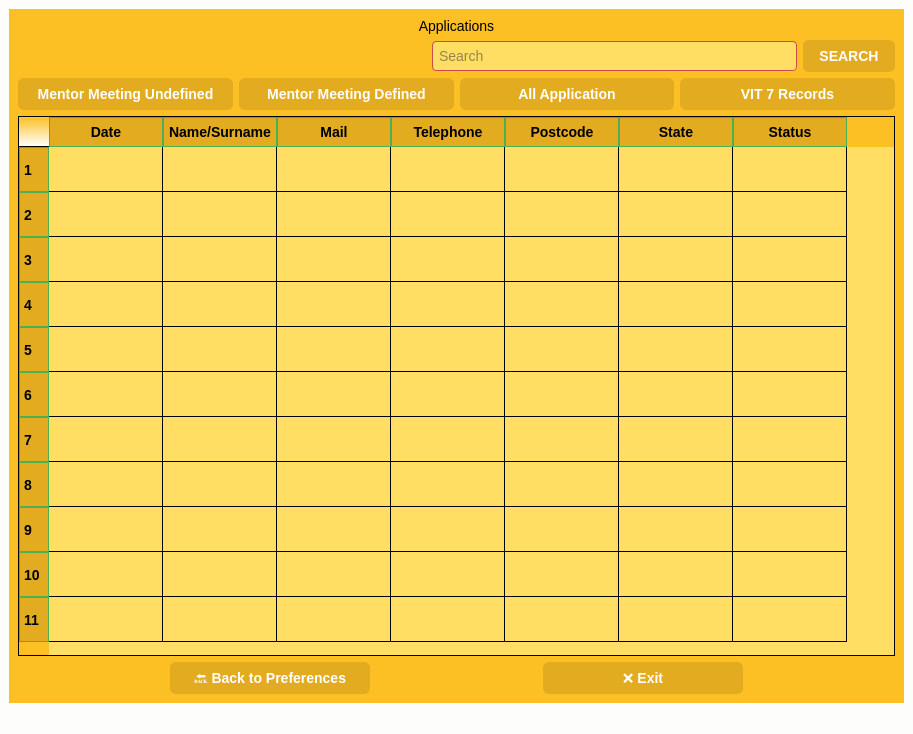
<?xml version="1.0" encoding="UTF-8"?>
<ui version="4.0">
 <class>MainWindow</class>
 <widget class="QMainWindow" name="MainWindow">
  <property name="geometry">
   <rect>
    <x>0</x>
    <y>0</y>
    <width>913</width>
    <height>734</height>
   </rect>
  </property>
  <property name="windowTitle">
   <string>MainWindow</string>
  </property>
  <property name="styleSheet">
   <string notr="true">/* Genel pencere rengi */
QWidget {
    background-color: #fdfdfb;     /* kırık beyaz */
    color: #2b2b2b;                /* koyu gri yazı */
    font-family: &quot;Segoe UI&quot;, sans-serif;
    font-size: 14px;
}

/* Buton */
QPushButton {
    background-color: #e53935;     /* canlı kırmızı */
    border: none;
    padding: 6px 12px;
    border-radius: 6px;
    color: white;
}

QPushButton:hover {
    background-color: #b71c1c;     /* koyu kırmızı */
}

/* Line Edit (giriş kutuları) */
QLineEdit {
    border: 1px solid #cc4c4c;
    border-radius: 4px;
    padding: 4px;
    background-color: #ffffff;
}

/* Etiketler */
QLabel {
    color: #2b2b2b;
}

/* ComboBox */
QComboBox {
    border: 1px solid #cc4c4c;
    border-radius: 4px;
    padding: 4px;
    background-color: #ffffff;
    color: #2b2b2b;
}

/* Aşağı açılır buton */
QComboBox::drop-down {
    subcontrol-origin: padding;
    subcontrol-position: top right;
    width: 20px;
    border-left: 1px solid #cc4c4c;
    background-color: #f9ecec;
}

/* Aşağı ok işareti */
QComboBox::down-arrow {
    image: none;
    width: 0;
    height: 0;
    border-left: 5px solid transparent;
    border-right: 5px solid transparent;
    border-top: 6px solid #cc4c4c;
    margin-right: 4px;
}
</string>
  </property>
  <widget class="QWidget" name="wdg_app">
   <property name="minimumSize">
    <size>
     <width>450</width>
     <height>400</height>
    </size>
   </property>
   <layout class="QVBoxLayout" name="verticalLayout">
    <item>
     <widget class="QFrame" name="frame">
      <property name="layoutDirection">
       <enum>Qt::LayoutDirection::LeftToRight</enum>
      </property>
      <property name="styleSheet">
       <string notr="true">background-color: qlineargradient(spread:pad, x1:1, y1:0, x2:1, y2:0, stop:0 rgba(252, 191, 36, 255), stop:1 rgba(255, 255, 255, 255));</string>
      </property>
      <layout class="QVBoxLayout" name="verticalLayout_2">
       <item>
        <widget class="QLabel" name="label_2">
         <property name="baseSize">
          <size>
           <width>0</width>
           <height>0</height>
          </size>
         </property>
         <property name="styleSheet">
          <string notr="true">font: 75 16pt &quot;Arial&quot;;
color: rgb(0, 0, 0);</string>
         </property>
         <property name="text">
          <string>Applications</string>
         </property>
         <property name="alignment">
          <set>Qt::AlignmentFlag::AlignCenter</set>
         </property>
        </widget>
       </item>
       <item>
        <layout class="QHBoxLayout" name="horizontalLayout_3">
         <item>
          <widget class="QLabel" name="label">
           <property name="maximumSize">
            <size>
             <width>110</width>
             <height>30</height>
            </size>
           </property>
           <property name="styleSheet">
            <string notr="true"/>
           </property>
           <property name="text">
            <string/>
           </property>
           <property name="textFormat">
            <enum>Qt::TextFormat::PlainText</enum>
           </property>
           <property name="pixmap">
            <pixmap>../../resorces/logo.png</pixmap>
           </property>
           <property name="scaledContents">
            <bool>true</bool>
           </property>
          </widget>
         </item>
         <item>
          <spacer name="horizontalSpacer_2">
           <property name="orientation">
            <enum>Qt::Orientation::Horizontal</enum>
           </property>
           <property name="sizeType">
            <enum>QSizePolicy::Policy::Maximum</enum>
           </property>
           <property name="sizeHint" stdset="0">
            <size>
             <width>400</width>
             <height>30</height>
            </size>
           </property>
          </spacer>
         </item>
         <item>
          <widget class="QLineEdit" name="lineEdit_search">
           <property name="enabled">
            <bool>true</bool>
           </property>
           <property name="minimumSize">
            <size>
             <width>100</width>
             <height>30</height>
            </size>
           </property>
           <property name="styleSheet">
            <string notr="true">background-color: qlineargradient(spread:pad, x1:1, y1:0, x2:1, y2:0, stop:0 rgba(255, 222, 99, 255), stop:1 rgba(255, 255, 255, 255));
font: italic 8pt &quot;Arial&quot;;
</string>
           </property>
           <property name="text">
            <string/>
           </property>
           <property name="maxLength">
            <number>32768</number>
           </property>
           <property name="placeholderText">
            <string>Search</string>
           </property>
          </widget>
         </item>
         <item>
          <widget class="QPushButton" name="pushButton_search_2">
           <property name="font">
            <font>
             <family>Segoe UI</family>
             <pointsize>-1</pointsize>
             <bold>true</bold>
            </font>
           </property>
           <property name="styleSheet">
            <string notr="true">QPushButton {
    background-color: qlineargradient(spread:pad, x1:1, y1:0, x2:1, y2:0, stop:0 rgba(226, 171, 32, 255), stop:1 rgba(255, 255, 255, 255));
 
    color: white;
    border: none;
    padding: 8px 16px;
    border-radius: 6px;
    font-weight: bold;
}

QPushButton:hover {
    background-color: #45a049;  /* Hover efekti */
}

QPushButton:pressed {
    background-color: #397d3a;  /* Basılınca renk değişimi */
}
</string>
           </property>
           <property name="text">
            <string>SEARCH</string>
           </property>
          </widget>
         </item>
        </layout>
       </item>
       <item>
        <layout class="QHBoxLayout" name="horizontalLayout">
         <item>
          <widget class="QPushButton" name="pushButton_mentormeetinundefined">
           <property name="font">
            <font>
             <family>Segoe UI</family>
             <pointsize>-1</pointsize>
             <bold>true</bold>
            </font>
           </property>
           <property name="styleSheet">
            <string notr="true">QPushButton {
    background-color: qlineargradient(spread:pad, x1:1, y1:0, x2:1, y2:0, stop:0 rgba(226, 171, 32, 255), stop:1 rgba(255, 255, 255, 255));
 
    color: white;
    border: none;
    padding: 8px 16px;
    border-radius: 6px;
    font-weight: bold;
}

QPushButton:hover {
    background-color: #45a049;  /* Hover efekti */
}

QPushButton:pressed {
    background-color: #397d3a;  /* Basılınca renk değişimi */
}
</string>
           </property>
           <property name="text">
            <string>Mentor Meeting Undefined</string>
           </property>
          </widget>
         </item>
         <item>
          <widget class="QPushButton" name="pushButton_mentormeetingdefined">
           <property name="font">
            <font>
             <family>Segoe UI</family>
             <pointsize>-1</pointsize>
             <bold>true</bold>
            </font>
           </property>
           <property name="styleSheet">
            <string notr="true">QPushButton {
    background-color: qlineargradient(spread:pad, x1:1, y1:0, x2:1, y2:0, stop:0 rgba(226, 171, 32, 255), stop:1 rgba(255, 255, 255, 255));
 
    color: white;
    border: none;
    padding: 8px 16px;
    border-radius: 6px;
    font-weight: bold;
}

QPushButton:hover {
    background-color: #45a049;  /* Hover efekti */
}

QPushButton:pressed {
    background-color: #397d3a;  /* Basılınca renk değişimi */
}
</string>
           </property>
           <property name="text">
            <string>Mentor Meeting Defined</string>
           </property>
          </widget>
         </item>
         <item>
          <widget class="QPushButton" name="pushButton_allaplication">
           <property name="font">
            <font>
             <family>Segoe UI</family>
             <pointsize>-1</pointsize>
             <bold>true</bold>
            </font>
           </property>
           <property name="styleSheet">
            <string notr="true">QPushButton {
    background-color: qlineargradient(spread:pad, x1:1, y1:0, x2:1, y2:0, stop:0 rgba(226, 171, 32, 255), stop:1 rgba(255, 255, 255, 255));
 
    color: white;
    border: none;
    padding: 8px 16px;
    border-radius: 6px;
    font-weight: bold;
}

QPushButton:hover {
    background-color: #45a049;  /* Hover efekti */
}

QPushButton:pressed {
    background-color: #397d3a;  /* Basılınca renk değişimi */
}
</string>
           </property>
           <property name="text">
            <string>All Application</string>
           </property>
          </widget>
         </item>
         <item>
          <widget class="QPushButton" name="pushButton_vit7records">
           <property name="font">
            <font>
             <family>Segoe UI</family>
             <pointsize>-1</pointsize>
             <bold>true</bold>
            </font>
           </property>
           <property name="styleSheet">
            <string notr="true">QPushButton {
    background-color: qlineargradient(spread:pad, x1:1, y1:0, x2:1, y2:0, stop:0 rgba(226, 171, 32, 255), stop:1 rgba(255, 255, 255, 255));
 
    color: white;
    border: none;
    padding: 8px 16px;
    border-radius: 6px;
    font-weight: bold;
}

QPushButton:hover {
    background-color: #45a049;  /* Hover efekti */
}

QPushButton:pressed {
    background-color: #397d3a;  /* Basılınca renk değişimi */
}
</string>
           </property>
           <property name="text">
            <string>VIT 7 Records</string>
           </property>
          </widget>
         </item>
        </layout>
       </item>
       <item>
        <widget class="QTableWidget" name="tableWidget_application">
         <property name="palette">
          <palette>
           <active>
            <colorrole role="WindowText">
             <brush brushstyle="SolidPattern">
              <color alpha="255">
               <red>43</red>
               <green>43</green>
               <blue>43</blue>
              </color>
             </brush>
            </colorrole>
            <colorrole role="Button">
             <brush brushstyle="LinearGradientPattern">
              <gradient startx="1.000000000000000" starty="0.000000000000000" endx="1.000000000000000" endy="0.000000000000000" type="LinearGradient" spread="PadSpread" coordinatemode="ObjectBoundingMode">
               <gradientstop position="0.000000000000000">
                <color alpha="255">
                 <red>255</red>
                 <green>222</green>
                 <blue>99</blue>
                </color>
               </gradientstop>
               <gradientstop position="1.000000000000000">
                <color alpha="255">
                 <red>255</red>
                 <green>255</green>
                 <blue>255</blue>
                </color>
               </gradientstop>
              </gradient>
             </brush>
            </colorrole>
            <colorrole role="Text">
             <brush brushstyle="SolidPattern">
              <color alpha="255">
               <red>43</red>
               <green>43</green>
               <blue>43</blue>
              </color>
             </brush>
            </colorrole>
            <colorrole role="ButtonText">
             <brush brushstyle="SolidPattern">
              <color alpha="255">
               <red>43</red>
               <green>43</green>
               <blue>43</blue>
              </color>
             </brush>
            </colorrole>
            <colorrole role="Base">
             <brush brushstyle="LinearGradientPattern">
              <gradient startx="1.000000000000000" starty="0.000000000000000" endx="1.000000000000000" endy="0.000000000000000" type="LinearGradient" spread="PadSpread" coordinatemode="ObjectBoundingMode">
               <gradientstop position="0.000000000000000">
                <color alpha="255">
                 <red>255</red>
                 <green>222</green>
                 <blue>99</blue>
                </color>
               </gradientstop>
               <gradientstop position="1.000000000000000">
                <color alpha="255">
                 <red>255</red>
                 <green>255</green>
                 <blue>255</blue>
                </color>
               </gradientstop>
              </gradient>
             </brush>
            </colorrole>
            <colorrole role="Window">
             <brush brushstyle="LinearGradientPattern">
              <gradient startx="1.000000000000000" starty="0.000000000000000" endx="1.000000000000000" endy="0.000000000000000" type="LinearGradient" spread="PadSpread" coordinatemode="ObjectBoundingMode">
               <gradientstop position="0.000000000000000">
                <color alpha="255">
                 <red>255</red>
                 <green>222</green>
                 <blue>99</blue>
                </color>
               </gradientstop>
               <gradientstop position="1.000000000000000">
                <color alpha="255">
                 <red>255</red>
                 <green>255</green>
                 <blue>255</blue>
                </color>
               </gradientstop>
              </gradient>
             </brush>
            </colorrole>
            <colorrole role="PlaceholderText">
             <brush brushstyle="SolidPattern">
              <color alpha="128">
               <red>43</red>
               <green>43</green>
               <blue>43</blue>
              </color>
             </brush>
            </colorrole>
           </active>
           <inactive>
            <colorrole role="WindowText">
             <brush brushstyle="SolidPattern">
              <color alpha="255">
               <red>43</red>
               <green>43</green>
               <blue>43</blue>
              </color>
             </brush>
            </colorrole>
            <colorrole role="Button">
             <brush brushstyle="LinearGradientPattern">
              <gradient startx="1.000000000000000" starty="0.000000000000000" endx="1.000000000000000" endy="0.000000000000000" type="LinearGradient" spread="PadSpread" coordinatemode="ObjectBoundingMode">
               <gradientstop position="0.000000000000000">
                <color alpha="255">
                 <red>255</red>
                 <green>222</green>
                 <blue>99</blue>
                </color>
               </gradientstop>
               <gradientstop position="1.000000000000000">
                <color alpha="255">
                 <red>255</red>
                 <green>255</green>
                 <blue>255</blue>
                </color>
               </gradientstop>
              </gradient>
             </brush>
            </colorrole>
            <colorrole role="Text">
             <brush brushstyle="SolidPattern">
              <color alpha="255">
               <red>43</red>
               <green>43</green>
               <blue>43</blue>
              </color>
             </brush>
            </colorrole>
            <colorrole role="ButtonText">
             <brush brushstyle="SolidPattern">
              <color alpha="255">
               <red>43</red>
               <green>43</green>
               <blue>43</blue>
              </color>
             </brush>
            </colorrole>
            <colorrole role="Base">
             <brush brushstyle="LinearGradientPattern">
              <gradient startx="1.000000000000000" starty="0.000000000000000" endx="1.000000000000000" endy="0.000000000000000" type="LinearGradient" spread="PadSpread" coordinatemode="ObjectBoundingMode">
               <gradientstop position="0.000000000000000">
                <color alpha="255">
                 <red>255</red>
                 <green>222</green>
                 <blue>99</blue>
                </color>
               </gradientstop>
               <gradientstop position="1.000000000000000">
                <color alpha="255">
                 <red>255</red>
                 <green>255</green>
                 <blue>255</blue>
                </color>
               </gradientstop>
              </gradient>
             </brush>
            </colorrole>
            <colorrole role="Window">
             <brush brushstyle="LinearGradientPattern">
              <gradient startx="1.000000000000000" starty="0.000000000000000" endx="1.000000000000000" endy="0.000000000000000" type="LinearGradient" spread="PadSpread" coordinatemode="ObjectBoundingMode">
               <gradientstop position="0.000000000000000">
                <color alpha="255">
                 <red>255</red>
                 <green>222</green>
                 <blue>99</blue>
                </color>
               </gradientstop>
               <gradientstop position="1.000000000000000">
                <color alpha="255">
                 <red>255</red>
                 <green>255</green>
                 <blue>255</blue>
                </color>
               </gradientstop>
              </gradient>
             </brush>
            </colorrole>
            <colorrole role="PlaceholderText">
             <brush brushstyle="SolidPattern">
              <color alpha="128">
               <red>43</red>
               <green>43</green>
               <blue>43</blue>
              </color>
             </brush>
            </colorrole>
           </inactive>
           <disabled>
            <colorrole role="WindowText">
             <brush brushstyle="SolidPattern">
              <color alpha="255">
               <red>43</red>
               <green>43</green>
               <blue>43</blue>
              </color>
             </brush>
            </colorrole>
            <colorrole role="Button">
             <brush brushstyle="LinearGradientPattern">
              <gradient startx="1.000000000000000" starty="0.000000000000000" endx="1.000000000000000" endy="0.000000000000000" type="LinearGradient" spread="PadSpread" coordinatemode="ObjectBoundingMode">
               <gradientstop position="0.000000000000000">
                <color alpha="255">
                 <red>255</red>
                 <green>222</green>
                 <blue>99</blue>
                </color>
               </gradientstop>
               <gradientstop position="1.000000000000000">
                <color alpha="255">
                 <red>255</red>
                 <green>255</green>
                 <blue>255</blue>
                </color>
               </gradientstop>
              </gradient>
             </brush>
            </colorrole>
            <colorrole role="Text">
             <brush brushstyle="SolidPattern">
              <color alpha="255">
               <red>43</red>
               <green>43</green>
               <blue>43</blue>
              </color>
             </brush>
            </colorrole>
            <colorrole role="ButtonText">
             <brush brushstyle="SolidPattern">
              <color alpha="255">
               <red>43</red>
               <green>43</green>
               <blue>43</blue>
              </color>
             </brush>
            </colorrole>
            <colorrole role="Base">
             <brush brushstyle="LinearGradientPattern">
              <gradient startx="1.000000000000000" starty="0.000000000000000" endx="1.000000000000000" endy="0.000000000000000" type="LinearGradient" spread="PadSpread" coordinatemode="ObjectBoundingMode">
               <gradientstop position="0.000000000000000">
                <color alpha="255">
                 <red>255</red>
                 <green>222</green>
                 <blue>99</blue>
                </color>
               </gradientstop>
               <gradientstop position="1.000000000000000">
                <color alpha="255">
                 <red>255</red>
                 <green>255</green>
                 <blue>255</blue>
                </color>
               </gradientstop>
              </gradient>
             </brush>
            </colorrole>
            <colorrole role="Window">
             <brush brushstyle="LinearGradientPattern">
              <gradient startx="1.000000000000000" starty="0.000000000000000" endx="1.000000000000000" endy="0.000000000000000" type="LinearGradient" spread="PadSpread" coordinatemode="ObjectBoundingMode">
               <gradientstop position="0.000000000000000">
                <color alpha="255">
                 <red>255</red>
                 <green>222</green>
                 <blue>99</blue>
                </color>
               </gradientstop>
               <gradientstop position="1.000000000000000">
                <color alpha="255">
                 <red>255</red>
                 <green>255</green>
                 <blue>255</blue>
                </color>
               </gradientstop>
              </gradient>
             </brush>
            </colorrole>
            <colorrole role="PlaceholderText">
             <brush brushstyle="SolidPattern">
              <color alpha="128">
               <red>43</red>
               <green>43</green>
               <blue>43</blue>
              </color>
             </brush>
            </colorrole>
           </disabled>
          </palette>
         </property>
         <property name="styleSheet">
          <string notr="true">QHeaderView::section {
	background-color: qlineargradient(spread:pad, x1:0, y1:0, x2:1, y2:0, stop:0 rgba(252, 219, 28, 255), stop:1 rgba(255, 255, 255, 255));
	background-color: qlineargradient(spread:pad, x1:0, y1:0, x2:1, y2:0, stop:0 rgba(0, 0, 0, 255), stop:1 rgba(255, 255, 255, 255));
    background-color:  qlineargradient(spread:pad, x1:1, y1:0, x2:1, y2:0, stop:0 rgba(226, 171, 32, 255), stop:1 rgba(255, 255, 255, 255));;
    font-weight: bold;
    color: black;
    border: 1px solid #4CAF50;
    padding: 4px;
	
}
QTableWidget {
    background-color: qlineargradient(spread:pad, x1:1, y1:0, x2:1, y2:0, stop:0 rgba(255, 222, 99, 255), stop:1 rgba(255, 255, 255, 255));

    }
QTableCornerButton::section {
    background-color:  qlineargradient(spread:pad, x1:1, y1:0, x2:1, y2:0, stop:0 rgba(226, 171, 32, 255), stop:1 rgba(255, 255, 255, 255));;

    border: 1px solid #aaaaaa;
}
</string>
         </property>
         <property name="rowCount">
          <number>11</number>
         </property>
         <property name="columnCount">
          <number>7</number>
         </property>
         <attribute name="horizontalHeaderVisible">
          <bool>true</bool>
         </attribute>
         <attribute name="horizontalHeaderDefaultSectionSize">
          <number>114</number>
         </attribute>
         <attribute name="horizontalHeaderHighlightSections">
          <bool>false</bool>
         </attribute>
         <attribute name="verticalHeaderDefaultSectionSize">
          <number>45</number>
         </attribute>
         <row/>
         <row/>
         <row/>
         <row/>
         <row/>
         <row/>
         <row/>
         <row/>
         <row/>
         <row/>
         <row/>
         <column>
          <property name="text">
           <string>Date</string>
          </property>
          <property name="foreground">
           <brush brushstyle="NoBrush">
            <color alpha="255">
             <red>0</red>
             <green>0</green>
             <blue>0</blue>
            </color>
           </brush>
          </property>
         </column>
         <column>
          <property name="text">
           <string>Name/Surname</string>
          </property>
         </column>
         <column>
          <property name="text">
           <string>Mail</string>
          </property>
         </column>
         <column>
          <property name="text">
           <string>Telephone</string>
          </property>
         </column>
         <column>
          <property name="text">
           <string>Postcode</string>
          </property>
         </column>
         <column>
          <property name="text">
           <string>State</string>
          </property>
         </column>
         <column>
          <property name="text">
           <string>Status</string>
          </property>
         </column>
         <item row="0" column="0">
          <property name="text">
           <string/>
          </property>
         </item>
         <item row="0" column="1">
          <property name="text">
           <string/>
          </property>
         </item>
        </widget>
       </item>
       <item>
        <layout class="QHBoxLayout" name="horizontalLayout_2">
         <item>
          <widget class="QPushButton" name="pushButton_backmenu">
           <property name="maximumSize">
            <size>
             <width>200</width>
             <height>16777215</height>
            </size>
           </property>
           <property name="font">
            <font>
             <family>Segoe UI</family>
             <pointsize>-1</pointsize>
             <bold>true</bold>
            </font>
           </property>
           <property name="styleSheet">
            <string notr="true">QPushButton {
    background-color: qlineargradient(spread:pad, x1:1, y1:0, x2:1, y2:0, stop:0 rgba(226, 171, 32, 255), stop:1 rgba(255, 255, 255, 255));
 
    color: white;
    border: none;
    padding: 8px 16px;
    border-radius: 6px;
    font-weight: bold;
}

QPushButton:hover {
    background-color: #45a049;  /* Hover efekti */
}

QPushButton:pressed {
    background-color: #397d3a;  /* Basılınca renk değişimi */
}
</string>
           </property>
           <property name="text">
            <string>🔙 Back to Preferences</string>
           </property>
          </widget>
         </item>
         <item>
          <spacer name="horizontalSpacer">
           <property name="orientation">
            <enum>Qt::Orientation::Vertical</enum>
           </property>
           <property name="sizeType">
            <enum>QSizePolicy::Policy::Fixed</enum>
           </property>
           <property name="sizeHint" stdset="0">
            <size>
             <width>15</width>
             <height>20</height>
            </size>
           </property>
          </spacer>
         </item>
         <item>
          <widget class="QPushButton" name="pushButton_exit">
           <property name="maximumSize">
            <size>
             <width>200</width>
             <height>16777215</height>
            </size>
           </property>
           <property name="font">
            <font>
             <family>Segoe UI</family>
             <pointsize>-1</pointsize>
             <bold>true</bold>
            </font>
           </property>
           <property name="styleSheet">
            <string notr="true">QPushButton {
    background-color: qlineargradient(spread:pad, x1:1, y1:0, x2:1, y2:0, stop:0 rgba(226, 171, 32, 255), stop:1 rgba(255, 255, 255, 255));
 
    color: white;
    border: none;
    padding: 8px 16px;
    border-radius: 6px;
    font-weight: bold;
}

QPushButton:hover {
    background-color: #45a049;  /* Hover efekti */
}

QPushButton:pressed {
    background-color: #397d3a;  /* Basılınca renk değişimi */
}
</string>
           </property>
           <property name="text">
            <string>❌ Exit</string>
           </property>
          </widget>
         </item>
        </layout>
       </item>
      </layout>
     </widget>
    </item>
   </layout>
  </widget>
  <widget class="QStatusBar" name="statusbar"/>
 </widget>
 <resources/>
 <connections/>
</ui>
